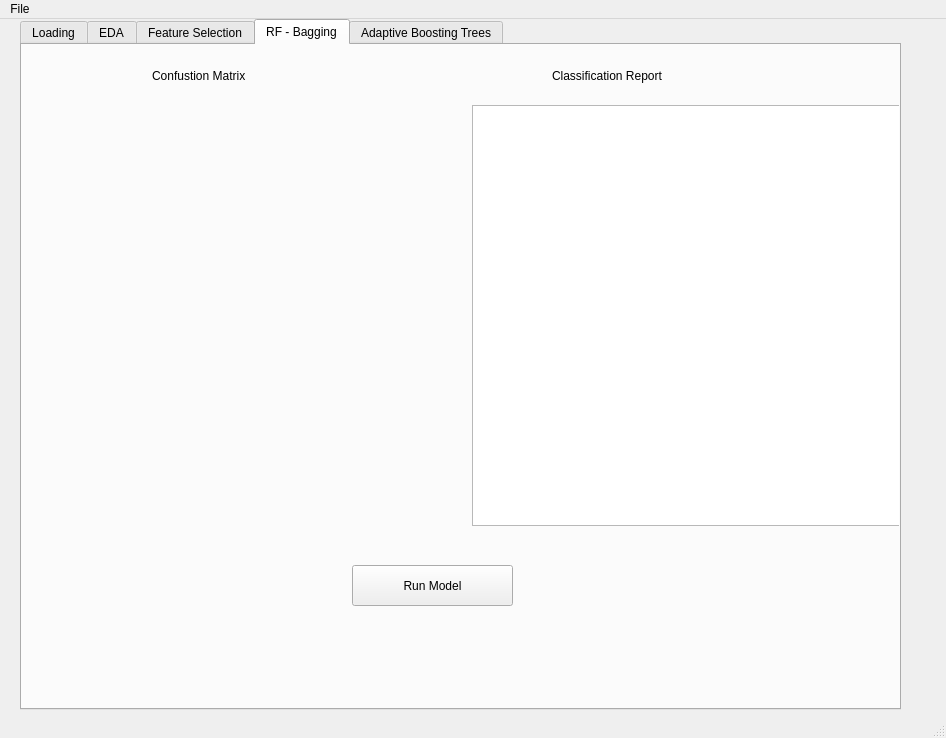
<?xml version="1.0" encoding="UTF-8"?>
<ui version="4.0">
 <class>MainWindow</class>
 <widget class="QMainWindow" name="MainWindow">
  <property name="geometry">
   <rect>
    <x>0</x>
    <y>0</y>
    <width>946</width>
    <height>738</height>
   </rect>
  </property>
  <property name="windowTitle">
   <string>Traffic Accident in USA  Predictor</string>
  </property>
  <property name="unifiedTitleAndToolBarOnMac">
   <bool>false</bool>
  </property>
  <widget class="QWidget" name="centralwidget">
   <widget class="QTabWidget" name="tabWidget">
    <property name="geometry">
     <rect>
      <x>20</x>
      <y>0</y>
      <width>881</width>
      <height>691</height>
     </rect>
    </property>
    <property name="currentIndex">
     <number>3</number>
    </property>
    <widget class="QWidget" name="tab_loading">
     <attribute name="title">
      <string>Loading</string>
     </attribute>
     <widget class="QPushButton" name="pushButton_loading">
      <property name="geometry">
       <rect>
        <x>260</x>
        <y>10</y>
        <width>191</width>
        <height>41</height>
       </rect>
      </property>
      <property name="text">
       <string>Loading Data</string>
      </property>
     </widget>
     <widget class="QTextEdit" name="textEdit_output">
      <property name="geometry">
       <rect>
        <x>70</x>
        <y>110</y>
        <width>591</width>
        <height>391</height>
       </rect>
      </property>
     </widget>
     <widget class="QProgressBar" name="progressBar">
      <property name="geometry">
       <rect>
        <x>160</x>
        <y>70</y>
        <width>411</width>
        <height>21</height>
       </rect>
      </property>
      <property name="minimumSize">
       <size>
        <width>0</width>
        <height>0</height>
       </size>
      </property>
      <property name="value">
       <number>24</number>
      </property>
     </widget>
    </widget>
    <widget class="QWidget" name="tab_eda">
     <attribute name="title">
      <string>EDA</string>
     </attribute>
     <widget class="QPushButton" name="pushButton_EDA">
      <property name="geometry">
       <rect>
        <x>240</x>
        <y>80</y>
        <width>201</width>
        <height>32</height>
       </rect>
      </property>
      <property name="text">
       <string>Plot</string>
      </property>
     </widget>
     <widget class="MplWidget" name="MplWidget" native="true">
      <property name="geometry">
       <rect>
        <x>60</x>
        <y>140</y>
        <width>611</width>
        <height>361</height>
       </rect>
      </property>
      <property name="minimumSize">
       <size>
        <width>400</width>
        <height>300</height>
       </size>
      </property>
     </widget>
     <widget class="QComboBox" name="comboBox_eda">
      <property name="geometry">
       <rect>
        <x>120</x>
        <y>30</y>
        <width>161</width>
        <height>32</height>
       </rect>
      </property>
      <item>
       <property name="text">
        <string>Select</string>
       </property>
      </item>
      <item>
       <property name="text">
        <string>Severity</string>
       </property>
      </item>
      <item>
       <property name="text">
        <string>Temperature</string>
       </property>
      </item>
     </widget>
     <widget class="QComboBox" name="comboBox_eda_2">
      <property name="geometry">
       <rect>
        <x>310</x>
        <y>30</y>
        <width>161</width>
        <height>30</height>
       </rect>
      </property>
      <item>
       <property name="text">
        <string>Severity</string>
       </property>
      </item>
      <item>
       <property name="text">
        <string>Waether Condtion</string>
       </property>
      </item>
     </widget>
     <widget class="QLabel" name="label">
      <property name="geometry">
       <rect>
        <x>140</x>
        <y>10</y>
        <width>111</width>
        <height>20</height>
       </rect>
      </property>
      <property name="text">
       <string>Weather Condtion</string>
      </property>
     </widget>
     <widget class="QLabel" name="label_2">
      <property name="geometry">
       <rect>
        <x>340</x>
        <y>10</y>
        <width>111</width>
        <height>20</height>
       </rect>
      </property>
      <property name="text">
       <string>Road Condtion</string>
      </property>
     </widget>
     <widget class="QLabel" name="label_4">
      <property name="geometry">
       <rect>
        <x>520</x>
        <y>10</y>
        <width>111</width>
        <height>20</height>
       </rect>
      </property>
      <property name="text">
       <string>Severity</string>
      </property>
     </widget>
     <widget class="QComboBox" name="comboBox_eda_3">
      <property name="geometry">
       <rect>
        <x>500</x>
        <y>30</y>
        <width>161</width>
        <height>30</height>
       </rect>
      </property>
      <item>
       <property name="text">
        <string>Severity</string>
       </property>
      </item>
     </widget>
    </widget>
    <widget class="QWidget" name="tab_features">
     <attribute name="title">
      <string>Feature Selection</string>
     </attribute>
     <widget class="MplWidget" name="MplWidget_2" native="true">
      <property name="geometry">
       <rect>
        <x>20</x>
        <y>10</y>
        <width>831</width>
        <height>601</height>
       </rect>
      </property>
      <property name="minimumSize">
       <size>
        <width>611</width>
        <height>300</height>
       </size>
      </property>
     </widget>
     <widget class="QPushButton" name="pushButton_feature">
      <property name="geometry">
       <rect>
        <x>340</x>
        <y>620</y>
        <width>191</width>
        <height>41</height>
       </rect>
      </property>
      <property name="text">
       <string>Run Random Forest</string>
      </property>
     </widget>
    </widget>
    <widget class="QWidget" name="tab_modeling">
     <attribute name="title">
      <string>RF - Bagging</string>
     </attribute>
     <widget class="QPushButton" name="pushButton_rf_bagging">
      <property name="geometry">
       <rect>
        <x>330</x>
        <y>520</y>
        <width>161</width>
        <height>41</height>
       </rect>
      </property>
      <property name="text">
       <string>Run Model</string>
      </property>
     </widget>
     <widget class="QLabel" name="label_7">
      <property name="geometry">
       <rect>
        <x>530</x>
        <y>20</y>
        <width>181</width>
        <height>21</height>
       </rect>
      </property>
      <property name="text">
       <string>Classification Report</string>
      </property>
     </widget>
     <widget class="QLabel" name="label_6">
      <property name="geometry">
       <rect>
        <x>130</x>
        <y>20</y>
        <width>181</width>
        <height>21</height>
       </rect>
      </property>
      <property name="text">
       <string>Confustion Matrix</string>
      </property>
     </widget>
     <widget class="MplWidget" name="MplWidget_3" native="true">
      <property name="geometry">
       <rect>
        <x>-10</x>
        <y>50</y>
        <width>440</width>
        <height>441</height>
       </rect>
      </property>
      <property name="minimumSize">
       <size>
        <width>0</width>
        <height>0</height>
       </size>
      </property>
     </widget>
     <widget class="QTextEdit" name="textEdit_classification_report">
      <property name="geometry">
       <rect>
        <x>450</x>
        <y>60</y>
        <width>441</width>
        <height>421</height>
       </rect>
      </property>
     </widget>
    </widget>
    <widget class="QWidget" name="tab">
     <attribute name="title">
      <string>Adaptive Boosting Trees</string>
     </attribute>
     <widget class="QLabel" name="label_8">
      <property name="geometry">
       <rect>
        <x>70</x>
        <y>10</y>
        <width>181</width>
        <height>21</height>
       </rect>
      </property>
      <property name="text">
       <string>Confustion Matrix</string>
      </property>
     </widget>
     <widget class="QTextEdit" name="textEdit_2">
      <property name="geometry">
       <rect>
        <x>350</x>
        <y>40</y>
        <width>341</width>
        <height>311</height>
       </rect>
      </property>
     </widget>
     <widget class="QLabel" name="label_10">
      <property name="geometry">
       <rect>
        <x>280</x>
        <y>380</y>
        <width>111</width>
        <height>21</height>
       </rect>
      </property>
      <property name="text">
       <string>Feature Selection</string>
      </property>
     </widget>
     <widget class="QComboBox" name="comboBox_4">
      <property name="geometry">
       <rect>
        <x>270</x>
        <y>410</y>
        <width>131</width>
        <height>31</height>
       </rect>
      </property>
      <item>
       <property name="text">
        <string>All features</string>
       </property>
      </item>
      <item>
       <property name="text">
        <string>Top 10 features</string>
       </property>
      </item>
     </widget>
     <widget class="QPushButton" name="pushButton_3">
      <property name="geometry">
       <rect>
        <x>270</x>
        <y>450</y>
        <width>141</width>
        <height>31</height>
       </rect>
      </property>
      <property name="text">
       <string>Run Model</string>
      </property>
     </widget>
     <widget class="QLabel" name="label_9">
      <property name="geometry">
       <rect>
        <x>390</x>
        <y>10</y>
        <width>181</width>
        <height>21</height>
       </rect>
      </property>
      <property name="text">
       <string>Classification Report</string>
      </property>
     </widget>
     <widget class="QGraphicsView" name="graphicsView_3">
      <property name="geometry">
       <rect>
        <x>10</x>
        <y>40</y>
        <width>331</width>
        <height>311</height>
       </rect>
      </property>
     </widget>
    </widget>
   </widget>
  </widget>
  <widget class="QMenuBar" name="menubar">
   <property name="geometry">
    <rect>
     <x>0</x>
     <y>0</y>
     <width>946</width>
     <height>22</height>
    </rect>
   </property>
   <widget class="QMenu" name="menuFile">
    <property name="title">
     <string>File</string>
    </property>
    <addaction name="actionOpen"/>
    <addaction name="separator"/>
    <addaction name="actionSave"/>
    <addaction name="separator"/>
    <addaction name="actionExit_2"/>
   </widget>
   <addaction name="menuFile"/>
  </widget>
  <widget class="QStatusBar" name="statusbar"/>
  <action name="actionOpen">
   <property name="text">
    <string>Open</string>
   </property>
  </action>
  <action name="actionSave">
   <property name="text">
    <string>Save</string>
   </property>
  </action>
  <action name="actionExit">
   <property name="text">
    <string>Exit</string>
   </property>
  </action>
  <action name="actionExit_2">
   <property name="text">
    <string>Exit</string>
   </property>
  </action>
 </widget>
 <customwidgets>
  <customwidget>
   <class>MplWidget</class>
   <extends>QWidget</extends>
   <header location="global">mplwidget.h</header>
   <container>1</container>
  </customwidget>
 </customwidgets>
 <resources/>
 <connections/>
</ui>
